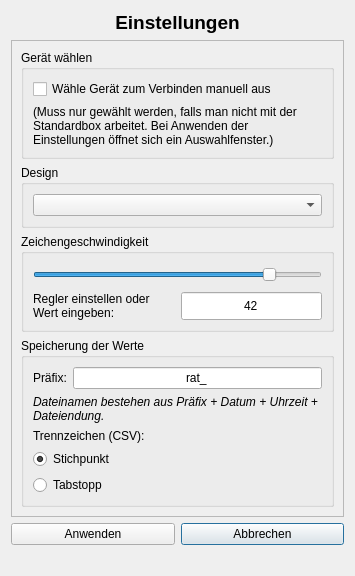
<?xml version="1.0" encoding="UTF-8"?>
<ui version="4.0">
 <class>settings</class>
 <widget class="QDialog" name="settings">
  <property name="geometry">
   <rect>
    <x>0</x>
    <y>0</y>
    <width>355</width>
    <height>576</height>
   </rect>
  </property>
  <property name="windowTitle">
   <string>Dialog</string>
  </property>
  <layout class="QGridLayout" name="gridLayout_2">
   <item row="7" column="0" colspan="2">
    <widget class="QLabel" name="lbl_space">
     <property name="text">
      <string/>
     </property>
    </widget>
   </item>
   <item row="6" column="1">
    <widget class="QPushButton" name="btn_cancel">
     <property name="sizePolicy">
      <sizepolicy hsizetype="Expanding" vsizetype="Expanding">
       <horstretch>0</horstretch>
       <verstretch>0</verstretch>
      </sizepolicy>
     </property>
     <property name="text">
      <string>Abbrechen</string>
     </property>
    </widget>
   </item>
   <item row="6" column="0">
    <widget class="QPushButton" name="btn_apply">
     <property name="sizePolicy">
      <sizepolicy hsizetype="Expanding" vsizetype="Expanding">
       <horstretch>0</horstretch>
       <verstretch>0</verstretch>
      </sizepolicy>
     </property>
     <property name="text">
      <string>Anwenden</string>
     </property>
    </widget>
   </item>
   <item row="0" column="0" colspan="2">
    <widget class="QLabel" name="lbl_titel">
     <property name="sizePolicy">
      <sizepolicy hsizetype="Expanding" vsizetype="Expanding">
       <horstretch>0</horstretch>
       <verstretch>0</verstretch>
      </sizepolicy>
     </property>
     <property name="font">
      <font>
       <pointsize>14</pointsize>
       <weight>75</weight>
       <bold>true</bold>
      </font>
     </property>
     <property name="text">
      <string>Einstellungen</string>
     </property>
     <property name="alignment">
      <set>Qt::AlignCenter</set>
     </property>
    </widget>
   </item>
   <item row="1" column="0" colspan="2">
    <widget class="QScrollArea" name="scrollArea">
     <property name="sizePolicy">
      <sizepolicy hsizetype="Expanding" vsizetype="Expanding">
       <horstretch>0</horstretch>
       <verstretch>1</verstretch>
      </sizepolicy>
     </property>
     <property name="verticalScrollBarPolicy">
      <enum>Qt::ScrollBarAsNeeded</enum>
     </property>
     <property name="widgetResizable">
      <bool>true</bool>
     </property>
     <widget class="QWidget" name="scrollAreaWidgetContents">
      <property name="geometry">
       <rect>
        <x>0</x>
        <y>0</y>
        <width>335</width>
        <height>479</height>
       </rect>
      </property>
      <layout class="QVBoxLayout" name="verticalLayout">
       <item>
        <widget class="QGroupBox" name="grp_selectDevice">
         <property name="sizePolicy">
          <sizepolicy hsizetype="Expanding" vsizetype="Expanding">
           <horstretch>0</horstretch>
           <verstretch>1</verstretch>
          </sizepolicy>
         </property>
         <property name="title">
          <string>Gerät wählen</string>
         </property>
         <layout class="QGridLayout" name="gridLayout_4">
          <item row="1" column="0">
           <widget class="QLabel" name="lbl_selectDeviceDescription">
            <property name="sizePolicy">
             <sizepolicy hsizetype="Expanding" vsizetype="Expanding">
              <horstretch>0</horstretch>
              <verstretch>0</verstretch>
             </sizepolicy>
            </property>
            <property name="text">
             <string>(Muss nur gewählt werden, falls man nicht mit der Standardbox arbeitet. Bei Anwenden der Einstellungen öffnet sich ein Auswahlfenster.)</string>
            </property>
            <property name="wordWrap">
             <bool>true</bool>
            </property>
           </widget>
          </item>
          <item row="0" column="0">
           <widget class="QCheckBox" name="chb_selectDevice">
            <property name="text">
             <string>Wähle Gerät zum Verbinden manuell aus</string>
            </property>
           </widget>
          </item>
         </layout>
        </widget>
       </item>
       <item>
        <widget class="QGroupBox" name="grp_stylesheet">
         <property name="sizePolicy">
          <sizepolicy hsizetype="Expanding" vsizetype="Expanding">
           <horstretch>0</horstretch>
           <verstretch>0</verstretch>
          </sizepolicy>
         </property>
         <property name="title">
          <string>Design</string>
         </property>
         <layout class="QHBoxLayout" name="horizontalLayout">
          <item>
           <widget class="QComboBox" name="cob_stylesheets">
            <property name="sizePolicy">
             <sizepolicy hsizetype="Expanding" vsizetype="Expanding">
              <horstretch>0</horstretch>
              <verstretch>0</verstretch>
             </sizepolicy>
            </property>
           </widget>
          </item>
         </layout>
        </widget>
       </item>
       <item>
        <widget class="QGroupBox" name="grp_drawSpeed">
         <property name="sizePolicy">
          <sizepolicy hsizetype="Expanding" vsizetype="Expanding">
           <horstretch>0</horstretch>
           <verstretch>1</verstretch>
          </sizepolicy>
         </property>
         <property name="title">
          <string>Zeichengeschwindigkeit</string>
         </property>
         <layout class="QGridLayout" name="gridLayout_3">
          <item row="0" column="0" colspan="2">
           <widget class="QSlider" name="bar_drawSpeed">
            <property name="sizePolicy">
             <sizepolicy hsizetype="Expanding" vsizetype="Expanding">
              <horstretch>0</horstretch>
              <verstretch>2</verstretch>
             </sizepolicy>
            </property>
            <property name="minimum">
             <number>1</number>
            </property>
            <property name="maximum">
             <number>50</number>
            </property>
            <property name="value">
             <number>42</number>
            </property>
            <property name="orientation">
             <enum>Qt::Horizontal</enum>
            </property>
           </widget>
          </item>
          <item row="1" column="0">
           <widget class="QLabel" name="lbl_drawSpeedDescription">
            <property name="sizePolicy">
             <sizepolicy hsizetype="Expanding" vsizetype="Expanding">
              <horstretch>0</horstretch>
              <verstretch>1</verstretch>
             </sizepolicy>
            </property>
            <property name="text">
             <string>Regler einstellen oder Wert eingeben:</string>
            </property>
            <property name="wordWrap">
             <bool>true</bool>
            </property>
           </widget>
          </item>
          <item row="1" column="1">
           <widget class="QLineEdit" name="txt_drawSpeed">
            <property name="sizePolicy">
             <sizepolicy hsizetype="Expanding" vsizetype="Expanding">
              <horstretch>0</horstretch>
              <verstretch>1</verstretch>
             </sizepolicy>
            </property>
            <property name="text">
             <string>42</string>
            </property>
            <property name="alignment">
             <set>Qt::AlignCenter</set>
            </property>
           </widget>
          </item>
         </layout>
        </widget>
       </item>
       <item>
        <widget class="QGroupBox" name="grp_save">
         <property name="sizePolicy">
          <sizepolicy hsizetype="Expanding" vsizetype="Expanding">
           <horstretch>0</horstretch>
           <verstretch>1</verstretch>
          </sizepolicy>
         </property>
         <property name="title">
          <string>Speicherung der Werte</string>
         </property>
         <layout class="QGridLayout" name="gridLayout">
          <item row="0" column="0">
           <widget class="QLabel" name="lbl_prefix_titel">
            <property name="sizePolicy">
             <sizepolicy hsizetype="Minimum" vsizetype="Expanding">
              <horstretch>0</horstretch>
              <verstretch>0</verstretch>
             </sizepolicy>
            </property>
            <property name="text">
             <string>Präfix:</string>
            </property>
            <property name="alignment">
             <set>Qt::AlignLeading|Qt::AlignLeft|Qt::AlignVCenter</set>
            </property>
           </widget>
          </item>
          <item row="1" column="0" colspan="2">
           <widget class="QLabel" name="lbl_saveDescription">
            <property name="sizePolicy">
             <sizepolicy hsizetype="Expanding" vsizetype="Expanding">
              <horstretch>0</horstretch>
              <verstretch>0</verstretch>
             </sizepolicy>
            </property>
            <property name="font">
             <font>
              <italic>true</italic>
             </font>
            </property>
            <property name="text">
             <string>Dateinamen bestehen aus Präfix + Datum + Uhrzeit + Dateiendung.</string>
            </property>
            <property name="wordWrap">
             <bool>true</bool>
            </property>
           </widget>
          </item>
          <item row="0" column="1">
           <widget class="QLineEdit" name="txt_prefix">
            <property name="sizePolicy">
             <sizepolicy hsizetype="Expanding" vsizetype="Expanding">
              <horstretch>0</horstretch>
              <verstretch>0</verstretch>
             </sizepolicy>
            </property>
            <property name="text">
             <string>rat_</string>
            </property>
            <property name="alignment">
             <set>Qt::AlignCenter</set>
            </property>
           </widget>
          </item>
          <item row="2" column="0" colspan="2">
           <widget class="QLabel" name="lbl_delimiter_titel">
            <property name="sizePolicy">
             <sizepolicy hsizetype="Expanding" vsizetype="Expanding">
              <horstretch>0</horstretch>
              <verstretch>0</verstretch>
             </sizepolicy>
            </property>
            <property name="text">
             <string>Trennzeichen (CSV):</string>
            </property>
           </widget>
          </item>
          <item row="3" column="0" colspan="2">
           <widget class="QRadioButton" name="rad_semicolon">
            <property name="sizePolicy">
             <sizepolicy hsizetype="Expanding" vsizetype="Expanding">
              <horstretch>0</horstretch>
              <verstretch>0</verstretch>
             </sizepolicy>
            </property>
            <property name="text">
             <string>Stichpunkt</string>
            </property>
            <property name="checked">
             <bool>true</bool>
            </property>
           </widget>
          </item>
          <item row="4" column="0" colspan="2">
           <widget class="QRadioButton" name="rad_tabstop">
            <property name="sizePolicy">
             <sizepolicy hsizetype="Expanding" vsizetype="Expanding">
              <horstretch>0</horstretch>
              <verstretch>0</verstretch>
             </sizepolicy>
            </property>
            <property name="text">
             <string>Tabstopp</string>
            </property>
            <property name="checkable">
             <bool>true</bool>
            </property>
            <property name="checked">
             <bool>false</bool>
            </property>
           </widget>
          </item>
         </layout>
        </widget>
       </item>
      </layout>
     </widget>
    </widget>
   </item>
  </layout>
 </widget>
 <resources/>
 <connections/>
</ui>
